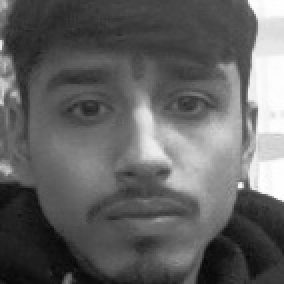
#> input picture face_data/User.11.14.jpg, 142 x 142 px, given in place of the camera (shown 2 times larger)
$ python main.py
#> lines starting #> are read from the running program, lines starting #| are printed output that depends on the picture; after the words box and inside, x2 and y2 are one past the last pixel; in counts of white or black regions, pixels touching at a corner belong together
### database.py
import sqlite3
import datetime

DB_NAME = "attendance.db"


def init_db():
    conn = sqlite3.connect(DB_NAME)
    cursor = conn.cursor()

    # Table for Users
    cursor.execute('''
        CREATE TABLE IF NOT EXISTS users (
            id INTEGER PRIMARY KEY,
            name TEXT NOT NULL,
            created_at TIMESTAMP DEFAULT CURRENT_TIMESTAMP
        )
    ''')

    # Table for Daily Attendance (Time In / Time Out)
    cursor.execute('''
        CREATE TABLE IF NOT EXISTS daily_attendance (
            id INTEGER PRIMARY KEY AUTOINCREMENT,
            user_id INTEGER,
            name TEXT,
            date TEXT,
            time_in TEXT,
            time_out TEXT,
            last_updated TIMESTAMP DEFAULT CURRENT_TIMESTAMP,
            FOREIGN KEY(user_id) REFERENCES users(id)
        )
    ''')

    # Keep old table for backward compatibility if needed, or we can ignore it.
    cursor.execute('''
        CREATE TABLE IF NOT EXISTS attendance (
            id INTEGER PRIMARY KEY AUTOINCREMENT,
            user_id INTEGER,
            name TEXT,
            timestamp TIMESTAMP DEFAULT CURRENT_TIMESTAMP,
            date TEXT
        )
    ''')

    conn.commit()
    conn.close()

def add_user(user_id, name):
    conn = sqlite3.connect(DB_NAME)
    cursor = conn.cursor()
    try:
        cursor.execute("INSERT OR REPLACE INTO users (id, name) VALUES (?, ?)", (user_id, name))
        conn.commit()
    except Exception as e:
        print(f"Error adding user: {e}")
    finally:
        conn.close()

# [103 lines left out: functions mark_attendance, get_attendance_logs, get_user_attendance, get_all_users, not called in this run]

# [3 lines that do not run on import are left out]

### main.py
try:
    import cv2
except ImportError:
    print("[ERROR] 'cv2' module not found. Please install it using:")
    print("pip install opencv-python opencv-contrib-python")
    exit(1)
import os
import numpy as np
import json
import database  # Import our database module

# Directory to save face data
DATA_DIR = "face_data"
MODEL_FILE = "trainer.yml"
NAMES_FILE = "names.json"

def create_directory(directory):
#> the answer given: 1
#> the answer given: 1
#> the answer given: face_data/User.11.14.jpg
    if not os.path.exists(directory):
        os.makedirs(directory)

def load_names():
    # Try file first
    if os.path.exists(NAMES_FILE):
        with open(NAMES_FILE, 'r') as f:
#> (reads names.json from the repository)
            try:
                names = {int(k):v for k,v in json.load(f).items()}
                print(f"[INFO] Loaded {len(names)} users from {NAMES_FILE}.")
                return names
            except Exception:
                pass
    # Fallback to DB if file missing or invalid
    try:
        users = database.get_all_users()
        if users:
            print(f"[INFO] Loaded {len(users)} users from database as fallback.")
            return users
    except Exception as e:
        print(f"[WARN] Could not load users from DB: {e}")
    return {}

def save_name(id, name):
    names = load_names()
    names[id] = name
    # Ensure JSON keys are strings for compatibility
    serializable = {str(k): v for k, v in names.items()}
    with open(NAMES_FILE, 'w') as f:
        json.dump(serializable, f)
    # Also save to DB
    database.add_user(id, name)

def register_face(face_id, name):
    # Try opening camera. On Windows, CAP_DSHOW can help in some setups.
#> called with face_id = 1, name = 'face_data/User.11.14.jpg'
    cam = cv2.VideoCapture(0)
    if not cam.isOpened():
        cam = cv2.VideoCapture(0, cv2.CAP_DSHOW)
    if not cam.isOpened():
        print("[ERROR] Unable to open camera. Check camera connection and permissions.")
        return
    # ensure data dir exists
    create_directory(DATA_DIR)
    detector = cv2.CascadeClassifier(cv2.data.haarcascades + 'haarcascade_frontalface_default.xml')

    print(f"\n[INFO] Initializing face capture for user {name} (ID: {face_id}).")
    print("[INFO] Please look at the camera. Move your face slightly (left, right, up, down) to capture angles.")

    count = 0
    max_samples = 60

    while True:
        ret, img = cam.read()
#> img is the input picture: shape (142, 142, 3); min 6, max 255, mean 98.1
        if not ret:
            print("[ERROR] Failed to read frame from camera")
            break

        gray = cv2.cvtColor(img, cv2.COLOR_BGR2GRAY)
        gray = cv2.equalizeHist(gray)
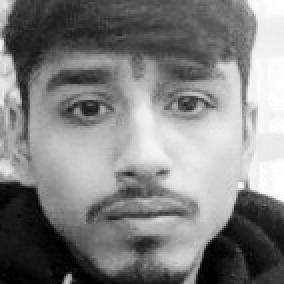
#> gray: shape (142, 142) (shown 2 times larger); min 0, max 255, mean 128.4

        faces = detector.detectMultiScale(gray, 1.3, 5)
#> faces = ()

        for (x, y, w, h) in faces:
            cv2.rectangle(img, (x, y), (x + w, y + h), (255, 0, 0), 2)
            count += 1
            # Save face ROI only
            face_roi = gray[y:y+h, x:x+w]
            cv2.imwrite(os.path.join(DATA_DIR, f"User.{face_id}.{count}.jpg"), face_roi)
#> this loop made 0 passes
#> after the loop, count = 0

        # Always show the latest frame and capture count (even when no faces detected)
        cv2.putText(img, f"Captured: {count}/{max_samples}", (10, 30), cv2.FONT_HERSHEY_SIMPLEX, 0.7, (0, 255, 0), 2)
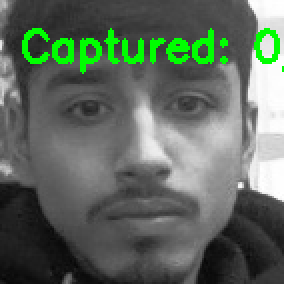
#> img: shape (142, 142, 3) (shown 2 times larger); 4.36% of pixels changed, all inside (x1, y1, x2, y2) = (11, 14, 142, 37)
        cv2.imshow('Registering Face', img)

        # Use waitKey(1) for better responsiveness
        k = cv2.waitKey(1) & 0xff
#> (key Esc is pressed here)
        if k == 27:  # Press 'ESC' to stop
            break
        elif count >= max_samples:
            break

    print("\n[INFO] Capture complete.")
    cam.release()
    cv2.destroyAllWindows()
    train_model()

def train_model():
    print("\n[INFO] Training faces. Please wait...")
    path = DATA_DIR
#> path = 'face_data'
    # Ensure data directory exists before training
    create_directory(path)
    recognizer = cv2.face.LBPHFaceRecognizer_create()

    imagePaths = [os.path.join(path, f) for f in os.listdir(path) if f.endswith('.jpg')]
    imagePaths.sort()
    faceSamples = []
    ids = []

    if not imagePaths:
        print("[ERROR] No training data found!")
        return

    for imagePath in imagePaths:
        img = cv2.imread(imagePath, cv2.IMREAD_GRAYSCALE)
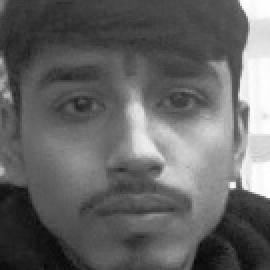
#> input picture face_data/User.11.1.jpg, 135 x 135 px (shown 2 times larger)
#> img is the input picture: shape (135, 135); min 6, max 255, mean 100.7
        if img is None:
            print(f"[WARN] Skipping unreadable image: {imagePath}")
            continue
        try:
            id = int(os.path.split(imagePath)[-1].split(".")[1])
#> id = 11
            faceSamples.append(img)
            ids.append(id)
        except Exception:
            print(f"[WARN] Could not parse id from filename: {imagePath}")
            continue

    if not ids:
        print("[ERROR] No valid training images found after scanning files.")
        return

    try:
        recognizer.train(faceSamples, np.array(ids))
    except Exception as e:
        print(f"[ERROR] Training failed: {e}")
        return
    recognizer.write(MODEL_FILE)
    print(f"\n[INFO] Success! {len(np.unique(ids))} faces trained.")

# [78 lines left out: function recognize_faces, not called in this run]

def main():
    create_directory(DATA_DIR)
    # Initialize DB on startup
    database.init_db()

    while True:
        print("\n--- Face Recognition System (With Dashboard) ---")
        print("1. Register New Face")
        print("2. Start Recognition")
        print("3. Exit")
#> (the run stopped early here; a loop or call above may not have finished)
